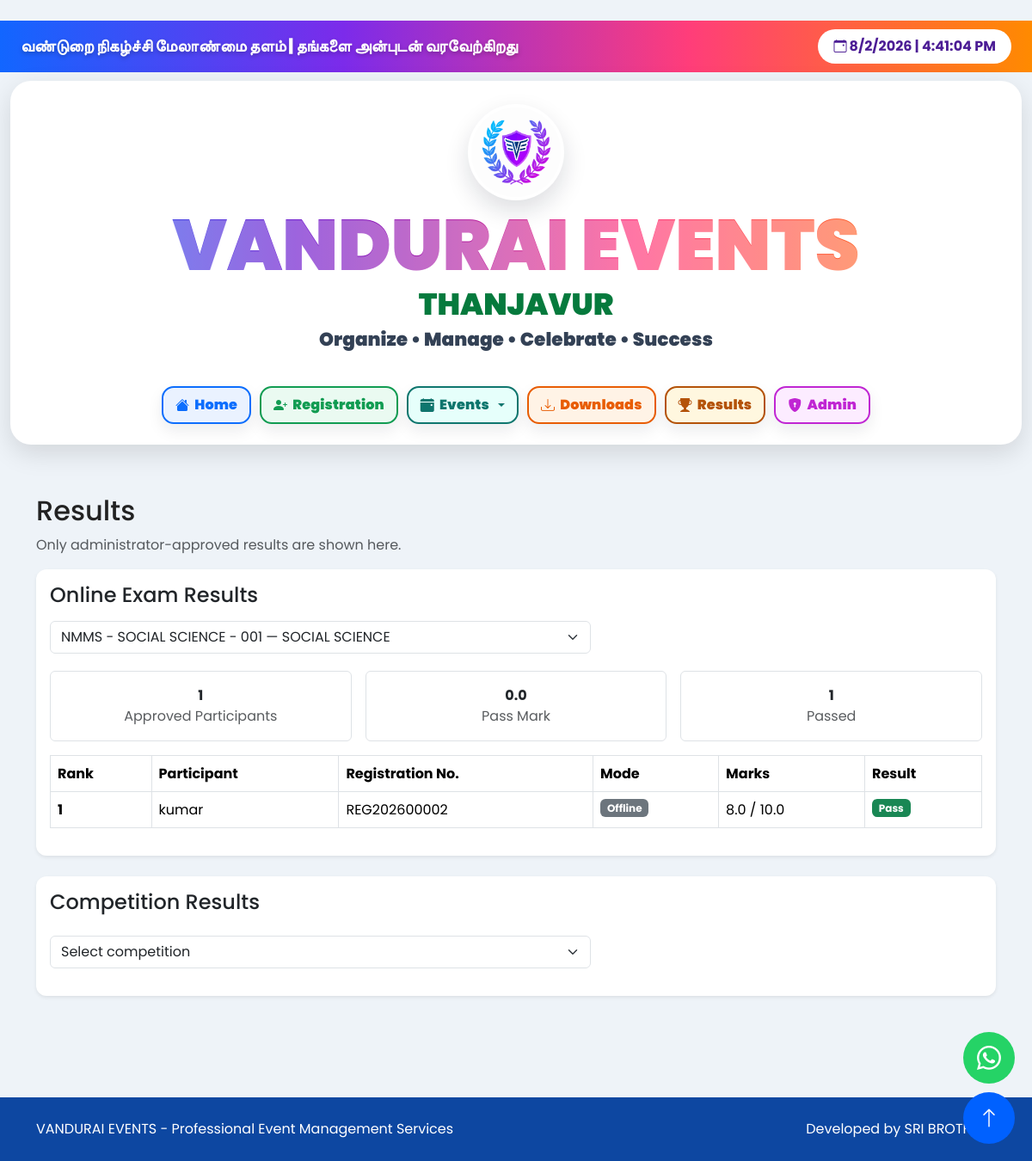
Screenshot of /results?exam_id=2 with the database file from the repository.
### models.py (models this page shows)
class OnlineExam(db.Model):
    __tablename__ = "online_exams"
    __table_args__ = (
        db.UniqueConstraint(
            "exam_code",
            name="uq_online_exam_code"
        ),
    )
    id = db.Column(
        db.Integer,
        primary_key=True
    )
    event_id = db.Column(
        db.Integer,
        db.ForeignKey("events.id"),
        nullable=False
    )
    subject_id = db.Column(
        db.Integer,
        db.ForeignKey("exam_subjects.id"),
        nullable=False
    )
    exam_title = db.Column(
        db.String(200),
        nullable=False
    )
    exam_code = db.Column(
        db.String(80),
        nullable=False
    )
    instructions = db.Column(
        db.Text
    )
    start_at = db.Column(
        db.DateTime
    )
    end_at = db.Column(
        db.DateTime
    )
    duration_minutes = db.Column(
        db.Integer,
        default=30,
        nullable=False
    )
    marks_per_question = db.Column(
        db.Float,
        default=1,
        nullable=False
    )
    pass_mark = db.Column(
        db.Float,
        default=0
    )
    negative_marks = db.Column(
        db.Float,
        default=0,
        nullable=False
    )
    max_attempts = db.Column(
        db.Integer,
        default=1,
        nullable=False
    )
    tab_switch_limit = db.Column(
        db.Integer,
        default=3,
        nullable=False
    )
    auto_submit_on_violation = db.Column(
        db.Boolean,
        default=True,
        nullable=False
    )
    show_result_immediately = db.Column(
        db.Boolean,
        default=True,
        nullable=False
    )
    randomize_questions = db.Column(db.Boolean, default=False, nullable=False)
    shuffle_options = db.Column(db.Boolean, default=False, nullable=False)
    question_count = db.Column(db.Integer)
    webcam_proctoring = db.Column(db.Boolean, default=False, nullable=False)
    webcam_capture_interval = db.Column(db.Integer, default=60, nullable=False)
    public_results_published = db.Column(
        db.Boolean,
        default=False,
        nullable=False
    )
    is_active = db.Column(
        db.Boolean,
        default=True,
        nullable=False
    )
    created_at = db.Column(
        db.DateTime,
        default=datetime.utcnow
    )
    event = db.relationship(
        "Event",
        back_populates="online_exams"
    )
    subject = db.relationship(
        "ExamSubject",
        back_populates="exams"
    )
    questions = db.relationship(
        "ExamQuestion",
        back_populates="exam",
        cascade="all, delete-orphan",
        order_by="ExamQuestion.sort_order.asc(), ExamQuestion.id.asc()",
        lazy=True
    )
    attempts = db.relationship(
        "ExamAttempt",
        back_populates="exam",
        lazy=True
    )
    question_pools = db.relationship(
        "ExamQuestionPool",
        back_populates="exam",
        cascade="all, delete-orphan",
        order_by="ExamQuestionPool.sort_order.asc(), ExamQuestionPool.id.asc()",
        lazy=True,
    )

### offline_exam_models.py (models this page shows)
class OfflineExamMark(db.Model):
    __tablename__ = "offline_exam_marks"
    __table_args__ = (db.UniqueConstraint("exam_id", "student_id", name="uq_offline_mark_student"),)
    id = db.Column(db.Integer, primary_key=True)
    exam_id = db.Column(db.Integer, db.ForeignKey("online_exams.id"), nullable=False, index=True)
    student_id = db.Column(db.Integer, db.ForeignKey("students.id"), nullable=False, index=True)
    school_udise = db.Column(db.String(30), nullable=False, index=True)
    mentor_id = db.Column(db.Integer, db.ForeignKey("students.id"), nullable=False)
    max_marks = db.Column(db.Float, nullable=False, default=0)
    obtained_marks = db.Column(db.Float, nullable=False, default=0)
    percentage = db.Column(db.Float, nullable=False, default=0)
    result = db.Column(db.String(10), default="")
    remarks = db.Column(db.Text, default="")
    submitted = db.Column(db.Boolean, nullable=False, default=False)
    submitted_datetime = db.Column(db.DateTime)
    approval_status = db.Column(db.String(20), nullable=False, default="draft", index=True)
    approved_by = db.Column(db.String(120))
    approved_datetime = db.Column(db.DateTime)
    approval_notes = db.Column(db.Text, default="")

### student_models.py (models this page shows)
class Student(db.Model):
    __tablename__ = "students"
    id = db.Column(db.Integer, primary_key=True)
    registration_no = db.Column(db.String(30), unique=True, nullable=False, index=True)
    student_name = db.Column(db.String(180), nullable=False)
    student_class = db.Column(db.String(40))
    section = db.Column(db.String(40))
    emis_no = db.Column(db.String(30), unique=True)
    udise_no = db.Column(db.String(30))
    school_name = db.Column(db.String(220))
    mobile = db.Column(db.String(15), unique=True)
    medium = db.Column(db.String(20))
    username = db.Column(db.String(80), unique=True, nullable=False, index=True)
    password_hash = db.Column(db.String(255), nullable=False)
    approval_status = db.Column(db.String(20), nullable=False, default="pending", index=True)
    rejection_reason = db.Column(db.Text, default="")
    admin_notes = db.Column(db.Text, default="")
    approved_by = db.Column(db.String(120))
    approved_date = db.Column(db.DateTime)
    registration_date = db.Column(db.DateTime, nullable=False, default=datetime.utcnow)
    last_login = db.Column(db.DateTime)
    is_active = db.Column(db.Boolean, nullable=False, default=True)
    photo = db.Column(db.String(250))
    answers = db.relationship("StudentRegistrationAnswer", back_populates="student", cascade="all, delete-orphan")

### routes.py (the view, shortened to what this page needs)
@routes.route("/results")
def public_competition_results():
    competitions = Competition.query.filter_by(results_published=True).order_by(Competition.name).all()
    competition_id = request.args.get("competition_id", type=int)
    selected = Competition.query.filter_by(id=competition_id, results_published=True).first() if competition_id else None
    public_exams = OnlineExam.query.filter_by(public_results_published=True).order_by(OnlineExam.exam_title).all()
    exam_id = request.args.get("exam_id", type=int)
    selected_exam = OnlineExam.query.filter_by(id=exam_id, public_results_published=True).first() if exam_id else None
    results = []
    exam_results = []
    if selected_exam:
        online_attempts = ExamAttempt.query.filter_by(exam_id=selected_exam.id).filter(
            ExamAttempt.evaluation_status == "evaluated"
        ).order_by(ExamAttempt.score.desc(), ExamAttempt.submitted_at.asc()).all()
        exam_results = [
            {
                "name": attempt.participant.teacher_name if attempt.participant else "-",
                "registration_no": attempt.participant.reg_id if attempt.participant else "-",
                "score": attempt.score,
                "total_marks": attempt.total_marks,
                "mode": "Online",
                "submitted_at": attempt.submitted_at or attempt.started_at,
            }
            for attempt in online_attempts
        ]
        approved_offline_marks = db.session.query(OfflineExamMark, Student).join(
            Student, Student.id == OfflineExamMark.student_id
        ).filter(OfflineExamMark.exam_id == selected_exam.id,
                 OfflineExamMark.approval_status == "approved").all()
        exam_results.extend(
            {
                "name": student.student_name,
                "registration_no": student.registration_no,
                "score": mark.obtained_marks,
                "total_marks": mark.max_marks,
                "mode": "Offline",
                "submitted_at": mark.approved_datetime or mark.submitted_datetime,
            }
            for mark, student in approved_offline_marks
        )
        exam_results.sort(key=lambda row: (-float(row["score"] or 0), row["submitted_at"] or datetime.max, row["name"]))
    return render_template(
        "competition_results.html", competitions=competitions, selected=selected,
        results=results, public_exams=public_exams, selected_exam=selected_exam,
        exam_results=exam_results,
    )

### app.py (called while the page is built)
@app.context_processor
def inject_uploaded_fonts():
    return {"site_fonts": available_web_fonts()}

### font_utils.py (called while the page is built)
def font_display_name(filename):
    name = os.path.splitext(filename)[0].replace("_", " ")
    if name == "NotoSansTamil-VariableFont wdth,wght":
        return "Noto Sans Tamil"
    return name

def available_web_fonts():
    fonts = [{"name": name, "filename": None} for name in BUILT_IN_WEB_FONTS]
    if not os.path.isdir(FONT_DIR):
        return fonts
    names = {font["name"].casefold() for font in fonts}
    for filename in sorted(os.listdir(FONT_DIR)):
        _, extension = os.path.splitext(filename)
        if extension.lower() not in SUPPORTED_WEB_FONT_EXTENSIONS:
            continue
        name = font_display_name(filename)
        if name.casefold() in names:
            continue
        fonts.append({"name": name, "filename": filename})
        names.add(name.casefold())
    return fonts

### templates/competition_results.html (shortened to what this page needs)
{% extends "base.html" %}
{% block content %}
<main class="container py-5">
  <h2>Results</h2>
  <p class="text-muted">Only administrator-approved results are shown here.</p>
  <div class="card shadow-sm mb-4"><div class="card-body">
    <h4 class="mb-3">Online Exam Results</h4>
    <form class="row g-2"><div class="col-md-7"><select class="form-select" name="exam_id" onchange="this.form.submit()"><option value="">Select online exam</option>{% for exam in public_exams %}<option value="{{ exam.id }}" {% if selected_exam and selected_exam.id == exam.id %}selected{% endif %}>{{ exam.exam_title }}{% if exam.subject %} — {{ exam.subject.subject_name }}{% endif %}</option>{% endfor %}</select></div></form>
    {% if selected_exam %}
    <div class="row g-3 mt-1"><div class="col-md-4"><div class="border rounded p-3 text-center"><strong>{{ exam_results|length }}</strong><div class="text-muted">Approved Participants</div></div></div><div class="col-md-4"><div class="border rounded p-3 text-center"><strong>{{ selected_exam.pass_mark }}</strong><div class="text-muted">Pass Mark</div></div></div><div class="col-md-4"><div class="border rounded p-3 text-center"><strong>{{ exam_results|selectattr('score', 'ge', selected_exam.pass_mark)|list|length }}</strong><div class="text-muted">Passed</div></div></div></div>
    <div class="table-responsive mt-3"><table class="table table-bordered bg-white"><thead><tr><th>Rank</th><th>Participant</th><th>Registration No.</th><th>Mode</th><th>Marks</th><th>Result</th></tr></thead><tbody>{% for row in exam_results %}<tr><td><strong>{{ loop.index }}</strong></td><td>{{ row.name }}</td><td>{{ row.registration_no }}</td><td><span class="badge text-bg-{{ 'primary' if row.mode == 'Online' else 'secondary' }}">{{ row.mode }}</span></td><td>{{ row.score }} / {{ row.total_marks }}</td><td>{% if row.score >= selected_exam.pass_mark %}<span class="badge text-bg-success">Pass</span>{% else %}<span class="badge text-bg-danger">Fail</span>{% endif %}</td></tr>{% else %}<tr><td colspan="6" class="text-center text-muted">No approved results are available yet.</td></tr>{% endfor %}</tbody></table></div>
    {% endif %}
  </div></div>
  <div class="card shadow-sm"><div class="card-body">
    <h4>Competition Results</h4>
    <form class="row g-2 my-3"><div class="col-md-7"><select class="form-select" name="competition_id" onchange="this.form.submit()"><option value="">Select competition</option></select></div></form>
  </div></div>
</main>
{% endblock %}

### templates/base.html (shortened to what this page needs)
﻿<!DOCTYPE html>
<html lang="en">
<head>
    <link href="https://cdn.jsdelivr.net/npm/bootstrap@5.3.3/dist/css/bootstrap.min.css"
          rel="stylesheet">
    <link href="https://cdn.jsdelivr.net/npm/bootstrap-icons@1.11.3/font/bootstrap-icons.css"
          rel="stylesheet">
    <link rel="stylesheet"
          href="{{ url_for('static',filename='css/style.css') }}">
</head>
<body>
<a href="https://wa.me/919999999999" class="whatsapp" aria-label="Open WhatsApp">
    <i class="bi bi-whatsapp"></i>
</a>
<a href="#" class="top-btn" aria-label="Back to top">
    <i class="bi bi-arrow-up"></i>
</a>
<div class="top-bar">
<div class="container-fluid d-flex justify-content-between align-items-center">
    <div class="welcome-text">
        வண்டுறை நிகழ்ச்சி மேலாண்மை தளம் |
        தங்களை அன்புடன் வரவேற்கிறது
    </div>
    <div class="clock-box">
        <i class="bi bi-calendar-event"></i>
        <span id="clock"></span>
    </div>
</div>
</div>
<nav class="navbar navbar-expand-lg modern-navbar">
    <div class="container brand-header-stack">
        <a class="navbar-brand brand-stack m-0" href="/">
            <img src="{{ url_for('static', filename='images/logo.png') }}"
                 class="logo-img"
                 alt="Logo">
            <div class="brand-copy">
                <h2 class="brand-title mb-0">
                    VANDURAI EVENTS
                </h2>
                <h5 class="brand-location mb-1">
                    THANJAVUR
                </h5>
                <small class="brand-subtitle">
                    Organize • Manage • Celebrate • Success
                </small>
            </div>
        </a>
        <div class="collapse navbar-collapse justify-content-center mt-3"
             id="menu">
    <ul class="navbar-nav">
        <li class="nav-item">
            <a class="nav-link home-link" href="/">
                <i class="bi bi-house-fill"></i> Home
            </a>
        </li>
        <li class="nav-item">
            <a class="nav-link register-link" href="/register">
                <i class="bi bi-person-plus-fill"></i> Registration
            </a>
        </li>
        <li class="nav-item dropdown">
            <button class="nav-link competition-link dropdown-toggle"
                    type="button"
                    data-bs-toggle="dropdown"
                    aria-expanded="false">
                <i class="bi bi-calendar-event-fill"></i> Events
            </button>
        </li>
        <li class="nav-item">
            <a class="nav-link downloads-link" href="/downloads">
                <i class="bi bi-download"></i> Downloads
            </a>
        </li>
        <li class="nav-item">
            <a class="nav-link results-link" href="/results">
                <i class="bi bi-trophy-fill"></i> Results
            </a>
        </li>
        <li class="nav-item">
            <a class="nav-link admin-link" href="/login">
                <i class="bi bi-shield-lock-fill"></i> Admin
            </a>
        </li>
    </ul>
        </div>
    </div>
</nav>
{% block content %}
{% endblock %}
<footer>
<div class="container">
<div class="row">
<div class="col-md-6">
VANDURAI EVENTS - Professional Event Management Services
</div>
<div class="col-md-6 text-end">
Developed by
SRI BROTHERS
</div>
</div>
</div>
</footer>
</body>
</html>

### rows the page displays
OnlineExam: pass_mark "0.0"
OfflineExamMark: name "kumar", registration_no "REG202600002", mode "Offline", score "8.0", total_marks "10.0", shows "Pass"

### other values shown
{{ exam_results|length }} "1"
form field exam_id "NMMS - SOCIAL SCIENCE - 001 — SOCIAL SCIENCE"
